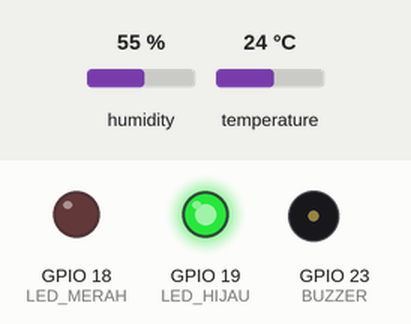
The program below on a simulated ESP32. Parts: output pins drawn as LEDs (lit = HIGH), buzzer (waves = sounding, pin HIGH). Dashed ring = blinking. The test bench sets the inputs (shaded band); at power-on: temperature 24 °C, humidity 55 %. WiFi joins after 1.5 s; servers stay silent unless stated; what the program prints to the serial monitor is not drawn.

Above: at 2.7 s.
2.8 s: temperature set to 29.3 °C
5.5 s: temperature set to 30.7 °C
At 5.64 s:
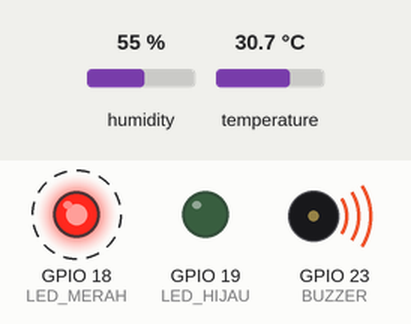
9.0 s: temperature set to 12 °C
At 9.39 s:
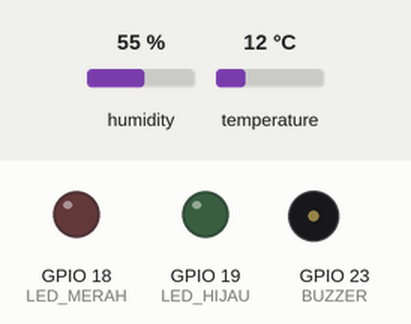
At 10.3 s:
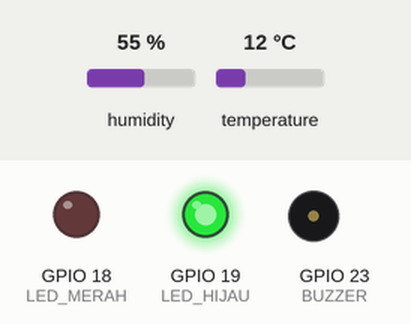
Timing chart, 0 to 12.0 s (numbered marks = the images above; inputs shaded):
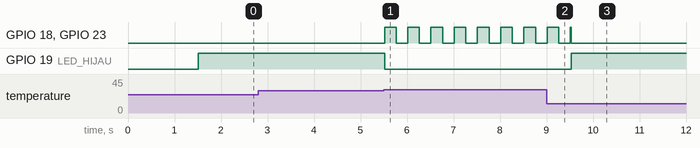

Measured:
- the behaviour switches between 30 and 30.1 °C on temperature (found by bisection; images 0 and 1)
- after the input at 2.8 s, every drawn part: stays the same
- after the input at 5.5 s, GPIO 18 (LED_MERAH), GPIO 23 (BUZZER): alternates HIGH for 0.25 s and LOW for 0.25 s, starting at once; GPIO 19 (LED_HIJAU): HIGH → LOW at once
- after the input at 9.0 s, GPIO 19 (LED_HIJAU): LOW → HIGH after 0.53 s

The program:

main.cpp
```cpp
#include <Arduino.h>  // Wajib jika menggunakan PlatformIO di VS Code
#include <WiFi.h>
#include "DHT.h"
#include "ThingSpeak.h"

// ==========================================
// 1. Konfigurasi Pin Komponen
// ==========================================
#define DHTPIN 4
#define DHTTYPE DHT22
#define LED_MERAH 18
#define LED_HIJAU 19
#define BUZZER 23

// // ==========================================
// // 2. Konfigurasi Wi-Fi
// // ==========================================
const char* ssid = "";
const char* password = "";

// ==========================================
// 3. Konfigurasi ThingSpeak
// ==========================================
WiFiClient client;
unsigned long myChannelNumber = 12345678;  // Ganti dengan nomor channel ThingSpeak Anda
const char* myWriteAPIKey = "XXXXXXXXX";  // Ganti dengan Write API Key ThingSpeak Anda

// Inisialisasi Sensor DHT
DHT dht(DHTPIN, DHTTYPE);

// ==========================================
// 4. Variabel Timer Non-Blocking (millis)
// ==========================================
unsigned long previousMillisThingSpeak = 0;
const unsigned long intervalThingSpeak = 15000; // 15 detik sekali

unsigned long previousMillisAlarm = 0;
const unsigned long intervalAlarm = 250; // Tempo kedip & bunyi (250 ms)
bool alarmState = false;

// Variabel penampung nilai sensor
float temperature = 0.0;
float humidity = 0.0;

// Fungsi Menghubungkan ke Wi-Fi Wokwi
void setupWiFi() {
  Serial.println();
  Serial.print("Connecting to Wi-Fi");
  WiFi.begin(ssid, password);

  while (WiFi.status() != WL_CONNECTED) {
    delay(500);
    Serial.print(".");
  }

  Serial.println();
  Serial.println("Connected!");
  Serial.print("IP Address: ");
  Serial.println(WiFi.localIP());
}

void setup() {
  Serial.begin(115200);

  // Atur mode pin output
  pinMode(LED_MERAH, OUTPUT);
  pinMode(LED_HIJAU, OUTPUT);
  pinMode(BUZZER, OUTPUT);

  // Pastikan kondisi awal mati menggunakan digitalWrite
  digitalWrite(LED_MERAH, LOW);
  digitalWrite(LED_HIJAU, LOW);
  digitalWrite(BUZZER, LOW);

  // Inisialisasi DHT22
  dht.begin();

  // Koneksi ke Wi-Fi
  setupWiFi();

  // Inisialisasi ThingSpeak
  ThingSpeak.begin(client);

  Serial.println("\n--- Sistem Siap & Monitoring Berjalan ---");
}

void loop() {
  unsigned long currentMillis = millis();

  // ----------------------------------------------------
  // A. Pembacaan Sensor DHT22
  // ----------------------------------------------------
  float t = dht.readTemperature();
  float h = dht.readHumidity();

  // Cek apakah pembacaan valid (bukan NaN)
  if (!isnan(t) && !isnan(h)) {
    temperature = t;
    humidity = h;
  }

  // ----------------------------------------------------
  // B. Logika Indikator Suhu (Bahaya vs Aman)
  // ----------------------------------------------------
  if (temperature > 30.0) {
    // KONDISI BAHAYA (> 30°C):
    digitalWrite(LED_HIJAU, LOW); // LED Hijau padam

    // Bunyi Buzzer dan Kedip LED Merah Intermiten
    if (currentMillis - previousMillisAlarm >= intervalAlarm) {
      previousMillisAlarm = currentMillis;
      alarmState = !alarmState;

      digitalWrite(LED_MERAH, alarmState ? HIGH : LOW);
      digitalWrite(BUZZER, alarmState ? HIGH : LOW); // Menggunakan sinyal digital murni
    }
  } else {
    // KONDISI AMAN (<= 30°C):
    digitalWrite(LED_MERAH, LOW);
    digitalWrite(BUZZER, LOW);    // Matikan buzzer tanpa memicu error LEDC
    digitalWrite(LED_HIJAU, HIGH); // LED Hijau menyala
  }

  // ----------------------------------------------------
  // C. Cetak ke Serial Monitor & Kirim ke ThingSpeak
  //    (Dijalankan rutin setiap 15 detik)
  // ----------------------------------------------------
  if (currentMillis - previousMillisThingSpeak >= intervalThingSpeak) {
    previousMillisThingSpeak = currentMillis;

    // Output ke Serial Monitor
    Serial.println("\n----------------------------------------");
    Serial.print("Suhu        : ");
    Serial.print(temperature);
    Serial.println(" °C");
    Serial.print("Kelembapan  : ");
    Serial.print(humidity);
    Serial.println(" %");

    if (temperature > 30.0) {
      Serial.println("Status      : [PERINGATAN] Suhu Panas! Kipas Aktif!");
    } else {
      Serial.println("Status      : [NORMAL] Suhu Aman.");
    }

    // Set nilai untuk ThingSpeak (Field 1: Suhu, Field 2: Kelembapan)
    ThingSpeak.setField(1, temperature);
    ThingSpeak.setField(2, humidity);

    // Kirim data ke Cloud ThingSpeak
    int responseCode = ThingSpeak.writeFields(myChannelNumber, myWriteAPIKey);
    if (responseCode == 200) {
      Serial.println(">> Status IoT : Data berhasil terkirim ke ThingSpeak!");
    } else {
      Serial.print(">> Status IoT : Pengiriman data gagal (Kode HTTP: ");
      Serial.print(responseCode);
      Serial.println(")");
    }
  }
}
```
